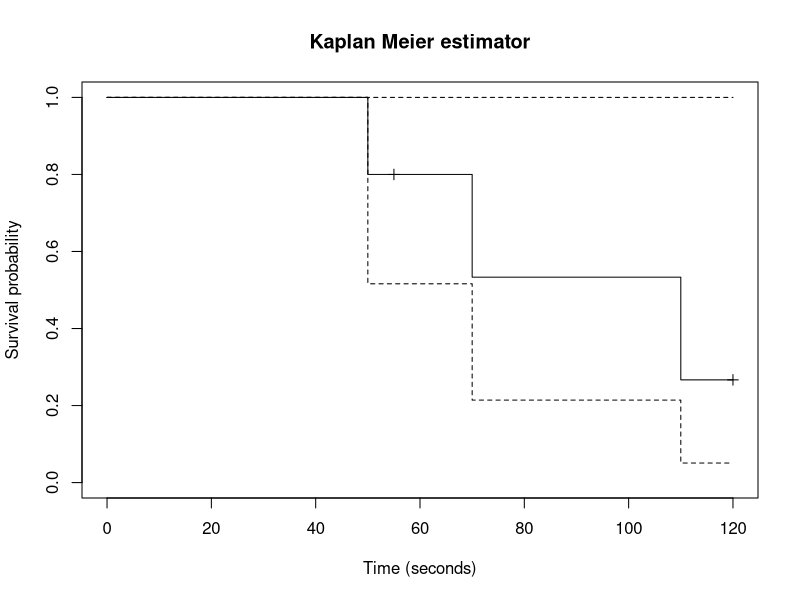
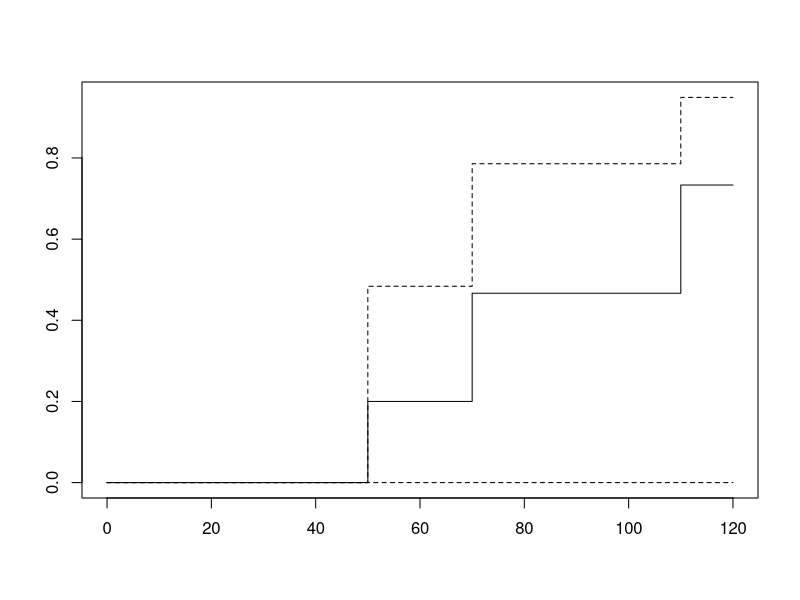

R code for these plots, in order:
# Non parametric methods for survival analysis

library(survival)
library(tidyverse)

dat <-  data.frame(ratID = paste0("rat", 1:5),
                    time = c(55, 50, 70, 120, 110),
                    status = c(0, 1, 1, 0, 1))

fit.KM <- survfit(Surv(time, status)~1, data = dat)
summary(fit.KM)
# Observations
# Status: 0 means censored and 1 means the event happened (not censored)
plot(fit.KM, mark.time = TRUE,
     main = "Kaplan Meier estimator",
     ylab = "Survival probability",
     xlab = "Time (seconds)")

# The median is the time when half the rats had the event
fit.KM

# Plotting the CDF
plot(fit.KM, fun = "F")
# CDF = 1 - Kaplan-Meir estimator